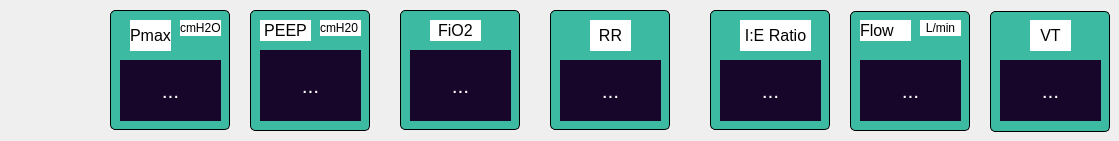
    <widget class="QWidget" name="VCV">
     <widget class="QPushButton" name="pushButton_14">
      <property name="geometry">
       <rect>
        <x>990</x>
        <y>11</y>
        <width>120</width>
        <height>121</height>
       </rect>
      </property>
      <property name="styleSheet">
       <string notr="true">QPushButton:pressed {
    background-color: qlineargradient(spread:pad, x1:0, y1:0, x2:0, y2:1,   stop:0 rgba(60, 186, 162, 255), stop:1 rgba(98, 211, 162, 255))
}
QPushButton {
     background-color: #3cbaa2; border: 1px solid black;
     border-radius: 5px;
}

QPushButton:disabled {
    background-color: rgb(170, 170, 127)
}</string>
      </property>
      <property name="text">
       <string/>
      </property>
     </widget>
     <widget class="QLabel" name="label_40">
      <property name="geometry">
       <rect>
        <x>180</x>
        <y>20</y>
        <width>41</width>
        <height>16</height>
       </rect>
      </property>
      <property name="styleSheet">
       <string notr="true">background-color: rgb(255, 255, 255);</string>
      </property>
      <property name="text">
       <string>cmH2O</string>
      </property>
     </widget>
     <widget class="QLabel" name="label_41">
      <property name="geometry">
       <rect>
        <x>860</x>
        <y>60</y>
        <width>101</width>
        <height>61</height>
       </rect>
      </property>
      <property name="styleSheet">
       <string notr="true">background-color: rgb(24, 6, 42);</string>
      </property>
      <property name="text">
       <string>&lt;html&gt;&lt;head/&gt;&lt;body&gt;&lt;p align=&quot;center&quot;&gt;&lt;span style=&quot; font-size:16pt; color:#ffffff;&quot;&gt;...&lt;/span&gt;&lt;/p&gt;&lt;/body&gt;&lt;/html&gt;</string>
      </property>
     </widget>
     <widget class="QLabel" name="label_42">
      <property name="geometry">
       <rect>
        <x>560</x>
        <y>60</y>
        <width>101</width>
        <height>61</height>
       </rect>
      </property>
      <property name="styleSheet">
       <string notr="true">background-color: rgb(24, 6, 42);</string>
      </property>
      <property name="text">
       <string>&lt;html&gt;&lt;head/&gt;&lt;body&gt;&lt;p align=&quot;center&quot;&gt;&lt;span style=&quot; font-size:16pt; color:#ffffff;&quot;&gt;...&lt;/span&gt;&lt;/p&gt;&lt;/body&gt;&lt;/html&gt;</string>
      </property>
     </widget>
     <widget class="QPushButton" name="pushButton_18">
      <property name="geometry">
       <rect>
        <x>850</x>
        <y>11</y>
        <width>120</width>
        <height>120</height>
       </rect>
      </property>
      <property name="styleSheet">
       <string notr="true">QPushButton:pressed {
    background-color: qlineargradient(spread:pad, x1:0, y1:0, x2:0, y2:1,   stop:0 rgba(60, 186, 162, 255), stop:1 rgba(98, 211, 162, 255))
}
QPushButton {
     background-color: #3cbaa2; border: 1px solid black;
     border-radius: 5px;
}

QPushButton:disabled {
    background-color: rgb(170, 170, 127)
}</string>
      </property>
      <property name="text">
       <string/>
      </property>
     </widget>
     <widget class="QLabel" name="label_43">
      <property name="geometry">
       <rect>
        <x>320</x>
        <y>20</y>
        <width>41</width>
        <height>16</height>
       </rect>
      </property>
      <property name="styleSheet">
       <string notr="true">background-color: rgb(255, 255, 255);</string>
      </property>
      <property name="text">
       <string>cmH20</string>
      </property>
     </widget>
     <widget class="QLabel" name="label_51">
      <property name="geometry">
       <rect>
        <x>920</x>
        <y>20</y>
        <width>41</width>
        <height>16</height>
       </rect>
      </property>
      <property name="styleSheet">
       <string notr="true">background-color: rgb(255, 255, 255);</string>
      </property>
      <property name="text">
       <string>&lt;html&gt;&lt;head/&gt;&lt;body&gt;&lt;p align=&quot;center&quot;&gt;L/min&lt;/p&gt;&lt;/body&gt;&lt;/html&gt;</string>
      </property>
     </widget>
     <widget class="QLabel" name="label_44">
      <property name="geometry">
       <rect>
        <x>590</x>
        <y>20</y>
        <width>41</width>
        <height>31</height>
       </rect>
      </property>
      <property name="styleSheet">
       <string notr="true">background-color: rgb(255, 255, 255);</string>
      </property>
      <property name="text">
       <string>&lt;html&gt;&lt;head/&gt;&lt;body&gt;&lt;p align=&quot;center&quot;&gt;&lt;span style=&quot; font-size:12pt;&quot;&gt;RR&lt;/span&gt;&lt;/p&gt;&lt;/body&gt;&lt;/html&gt;</string>
      </property>
     </widget>
     <widget class="QLabel" name="label_45">
      <property name="geometry">
       <rect>
        <x>260</x>
        <y>50</y>
        <width>101</width>
        <height>71</height>
       </rect>
      </property>
      <property name="styleSheet">
       <string notr="true">background-color: rgb(24, 6, 42);</string>
      </property>
      <property name="text">
       <string>&lt;html&gt;&lt;head/&gt;&lt;body&gt;&lt;p align=&quot;center&quot;&gt;&lt;span style=&quot; font-size:16pt; color:#ffffff;&quot;&gt;...&lt;/span&gt;&lt;/p&gt;&lt;/body&gt;&lt;/html&gt;</string>
      </property>
     </widget>
     <widget class="QLabel" name="label_46">
      <property name="geometry">
       <rect>
        <x>740</x>
        <y>20</y>
        <width>71</width>
        <height>31</height>
       </rect>
      </property>
      <property name="styleSheet">
       <string notr="true">background-color: rgb(255, 255, 255);</string>
      </property>
      <property name="text">
       <string>&lt;html&gt;&lt;head/&gt;&lt;body&gt;&lt;p align=&quot;center&quot;&gt;&lt;span style=&quot; font-size:12pt;&quot;&gt;I:E Ratio&lt;/span&gt;&lt;/p&gt;&lt;/body&gt;&lt;/html&gt;</string>
      </property>
     </widget>
     <widget class="QLabel" name="label_47">
      <property name="geometry">
       <rect>
        <x>410</x>
        <y>50</y>
        <width>101</width>
        <height>71</height>
       </rect>
      </property>
      <property name="styleSheet">
       <string notr="true">background-color: rgb(24, 6, 42);</string>
      </property>
      <property name="text">
       <string>&lt;html&gt;&lt;head/&gt;&lt;body&gt;&lt;p align=&quot;center&quot;&gt;&lt;span style=&quot; font-size:16pt; color:#ffffff;&quot;&gt;...&lt;/span&gt;&lt;/p&gt;&lt;/body&gt;&lt;/html&gt;</string>
      </property>
     </widget>
     <widget class="QPushButton" name="pushButton_8">
      <property name="geometry">
       <rect>
        <x>250</x>
        <y>10</y>
        <width>120</width>
        <height>121</height>
       </rect>
      </property>
      <property name="styleSheet">
       <string notr="true">QPushButton:pressed {
    background-color: qlineargradient(spread:pad, x1:0, y1:0, x2:0, y2:1,   stop:0 rgba(60, 186, 162, 255), stop:1 rgba(98, 211, 162, 255))
}
QPushButton {
     background-color: #3cbaa2; border: 1px solid black;
     border-radius: 5px;
}

QPushButton:disabled {
    background-color: rgb(170, 170, 127)
}</string>
      </property>
      <property name="text">
       <string/>
      </property>
     </widget>
     <widget class="QPushButton" name="pushButton_19">
      <property name="geometry">
       <rect>
        <x>710</x>
        <y>10</y>
        <width>120</width>
        <height>120</height>
       </rect>
      </property>
      <property name="styleSheet">
       <string notr="true">QPushButton:pressed {
    background-color: qlineargradient(spread:pad, x1:0, y1:0, x2:0, y2:1,   stop:0 rgba(60, 186, 162, 255), stop:1 rgba(98, 211, 162, 255))
}
QPushButton {
     background-color: #3cbaa2; border: 1px solid black;
     border-radius: 5px;
}

QPushButton:disabled {
    background-color: rgb(170, 170, 127)
}</string>
      </property>
      <property name="text">
       <string/>
      </property>
     </widget>
     <widget class="QLabel" name="label_53">
      <property name="geometry">
       <rect>
        <x>1030</x>
        <y>20</y>
        <width>41</width>
        <height>31</height>
       </rect>
      </property>
      <property name="styleSheet">
       <string notr="true">background-color: rgb(255, 255, 255);</string>
      </property>
      <property name="text">
       <string>&lt;html&gt;&lt;head/&gt;&lt;body&gt;&lt;p align=&quot;center&quot;&gt;&lt;span style=&quot; font-size:12pt;&quot;&gt;VT&lt;/span&gt;&lt;/p&gt;&lt;/body&gt;&lt;/html&gt;</string>
      </property>
     </widget>
     <widget class="QPushButton" name="pushButton_20">
      <property name="geometry">
       <rect>
        <x>110</x>
        <y>10</y>
        <width>120</width>
        <height>120</height>
       </rect>
      </property>
      <property name="styleSheet">
       <string notr="true">QPushButton:pressed {
    background-color: qlineargradient(spread:pad, x1:0, y1:0, x2:0, y2:1,   stop:0 rgba(60, 186, 162, 255), stop:1 rgba(98, 211, 162, 255))
}
QPushButton {
     background-color: #3cbaa2; border: 1px solid black;
     border-radius: 5px;
}

QPushButton:disabled {
    background-color: rgb(170, 170, 127)
}</string>
      </property>
      <property name="text">
       <string/>
      </property>
     </widget>
     <widget class="QLabel" name="label_54">
      <property name="geometry">
       <rect>
        <x>130</x>
        <y>20</y>
        <width>41</width>
        <height>31</height>
       </rect>
      </property>
      <property name="styleSheet">
       <string notr="true">background-color: rgb(255, 255, 255);</string>
      </property>
      <property name="text">
       <string>&lt;html&gt;&lt;head/&gt;&lt;body&gt;&lt;p align=&quot;center&quot;&gt;&lt;span style=&quot; font-size:12pt;&quot;&gt;Pmax&lt;/span&gt;&lt;/p&gt;&lt;/body&gt;&lt;/html&gt;</string>
      </property>
     </widget>
     <widget class="QLabel" name="label_56">
      <property name="geometry">
       <rect>
        <x>260</x>
        <y>20</y>
        <width>51</width>
        <height>21</height>
       </rect>
      </property>
      <property name="styleSheet">
       <string notr="true">background-color: rgb(255, 255, 255);</string>
      </property>
      <property name="text">
       <string>&lt;html&gt;&lt;head/&gt;&lt;body&gt;&lt;p align=&quot;center&quot;&gt;&lt;span style=&quot; font-size:12pt;&quot;&gt;PEEP&lt;/span&gt;&lt;/p&gt;&lt;/body&gt;&lt;/html&gt;</string>
      </property>
     </widget>
     <widget class="QLabel" name="label_57">
      <property name="geometry">
       <rect>
        <x>120</x>
        <y>60</y>
        <width>101</width>
        <height>61</height>
       </rect>
      </property>
      <property name="styleSheet">
       <string notr="true">background-color: rgb(24, 6, 42);</string>
      </property>
      <property name="text">
       <string>&lt;html&gt;&lt;head/&gt;&lt;body&gt;&lt;p align=&quot;center&quot;&gt;&lt;span style=&quot; font-size:16pt; color:#ffffff;&quot;&gt;...&lt;/span&gt;&lt;/p&gt;&lt;/body&gt;&lt;/html&gt;</string>
      </property>
     </widget>
     <widget class="QLabel" name="label_58">
      <property name="geometry">
       <rect>
        <x>430</x>
        <y>20</y>
        <width>51</width>
        <height>21</height>
       </rect>
      </property>
      <property name="styleSheet">
       <string notr="true">background-color: rgb(255, 255, 255);</string>
      </property>
      <property name="text">
       <string>&lt;html&gt;&lt;head/&gt;&lt;body&gt;&lt;p align=&quot;center&quot;&gt;&lt;span style=&quot; font-size:12pt;&quot;&gt;FiO2&lt;/span&gt;&lt;/p&gt;&lt;/body&gt;&lt;/html&gt;</string>
      </property>
     </widget>
     <widget class="QPushButton" name="pushButton_21">
      <property name="geometry">
       <rect>
        <x>400</x>
        <y>10</y>
        <width>120</width>
        <height>120</height>
       </rect>
      </property>
      <property name="styleSheet">
       <string notr="true">QPushButton:pressed {
    background-color: qlineargradient(spread:pad, x1:0, y1:0, x2:0, y2:1,   stop:0 rgba(60, 186, 162, 255), stop:1 rgba(98, 211, 162, 255))
}
QPushButton {
     background-color: #3cbaa2; border: 1px solid black;
     border-radius: 5px;
}

QPushButton:disabled {
    background-color: rgb(170, 170, 127)
}</string>
      </property>
      <property name="text">
       <string/>
      </property>
     </widget>
     <widget class="QLabel" name="label_59">
      <property name="geometry">
       <rect>
        <x>720</x>
        <y>60</y>
        <width>101</width>
        <height>61</height>
       </rect>
      </property>
      <property name="styleSheet">
       <string notr="true">background-color: rgb(24, 6, 42);</string>
      </property>
      <property name="text">
       <string>&lt;html&gt;&lt;head/&gt;&lt;body&gt;&lt;p align=&quot;center&quot;&gt;&lt;span style=&quot; font-size:16pt; color:#ffffff;&quot;&gt;...&lt;/span&gt;&lt;/p&gt;&lt;/body&gt;&lt;/html&gt;</string>
      </property>
     </widget>
     <widget class="QLabel" name="label_60">
      <property name="geometry">
       <rect>
        <x>1000</x>
        <y>60</y>
        <width>101</width>
        <height>61</height>
       </rect>
      </property>
      <property name="styleSheet">
       <string notr="true">background-color: rgb(24, 6, 42);</string>
      </property>
      <property name="text">
       <string>&lt;html&gt;&lt;head/&gt;&lt;body&gt;&lt;p align=&quot;center&quot;&gt;&lt;span style=&quot; font-size:16pt; color:#ffffff;&quot;&gt;...&lt;/span&gt;&lt;/p&gt;&lt;/body&gt;&lt;/html&gt;</string>
      </property>
     </widget>
     <widget class="QPushButton" name="pushButton_22">
      <property name="geometry">
       <rect>
        <x>550</x>
        <y>10</y>
        <width>120</width>
        <height>120</height>
       </rect>
      </property>
      <property name="styleSheet">
       <string notr="true">QPushButton:pressed {
    background-color: qlineargradient(spread:pad, x1:0, y1:0, x2:0, y2:1,   stop:0 rgba(60, 186, 162, 255), stop:1 rgba(98, 211, 162, 255))
}
QPushButton {
     background-color: #3cbaa2; border: 1px solid black;
     border-radius: 5px;
}

QPushButton:disabled {
    background-color: rgb(170, 170, 127)
}</string>
      </property>
      <property name="text">
       <string/>
      </property>
     </widget>
     <widget class="QLabel" name="label_61">
      <property name="geometry">
       <rect>
        <x>860</x>
        <y>20</y>
        <width>51</width>
        <height>21</height>
       </rect>
      </property>
      <property name="styleSheet">
       <string notr="true">background-color: rgb(255, 255, 255);</string>
      </property>
      <property name="text">
       <string>&lt;html&gt;&lt;head/&gt;&lt;body&gt;&lt;p&gt;&lt;span style=&quot; font-size:12pt;&quot;&gt;Flow&lt;/span&gt;&lt;/p&gt;&lt;/body&gt;&lt;/html&gt;</string>
      </property>
     </widget>
     <zorder>pushButton_22</zorder>
     <zorder>pushButton_14</zorder>
     <zorder>pushButton_18</zorder>
     <zorder>pushButton_19</zorder>
     <zorder>pushButton_21</zorder>
     <zorder>pushButton_8</zorder>
     <zorder>pushButton_20</zorder>
     <zorder>label_40</zorder>
     <zorder>label_41</zorder>
     <zorder>label_42</zorder>
     <zorder>label_43</zorder>
     <zorder>label_51</zorder>
     <zorder>label_44</zorder>
     <zorder>label_45</zorder>
     <zorder>label_46</zorder>
     <zorder>label_47</zorder>
     <zorder>label_53</zorder>
     <zorder>label_54</zorder>
     <zorder>label_56</zorder>
     <zorder>label_57</zorder>
     <zorder>label_58</zorder>
     <zorder>label_59</zorder>
     <zorder>label_60</zorder>
     <zorder>label_61</zorder>
    </widget>
